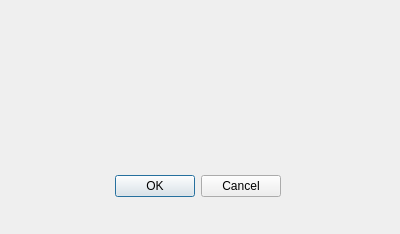
<?xml version="1.0" encoding="UTF-8"?>
<ui version="4.0">
 <class>ConfirmDialog</class>
 <widget class="QDialog" name="ConfirmDialog">
  <property name="geometry">
   <rect>
    <x>0</x>
    <y>0</y>
    <width>400</width>
    <height>234</height>
   </rect>
  </property>
  <property name="windowTitle">
   <string>Dialog</string>
  </property>
  <widget class="QDialogButtonBox" name="buttonBox">
   <property name="geometry">
    <rect>
     <x>100</x>
     <y>170</y>
     <width>181</width>
     <height>32</height>
    </rect>
   </property>
   <property name="orientation">
    <enum>Qt::Horizontal</enum>
   </property>
   <property name="standardButtons">
    <set>QDialogButtonBox::Cancel|QDialogButtonBox::Ok</set>
   </property>
  </widget>
  <widget class="QLabel" name="message">
   <property name="geometry">
    <rect>
     <x>70</x>
     <y>60</y>
     <width>251</width>
     <height>81</height>
    </rect>
   </property>
   <property name="font">
    <font>
     <family>Noto Sans CJK SC</family>
     <pointsize>20</pointsize>
    </font>
   </property>
   <property name="text">
    <string/>
   </property>
   <property name="alignment">
    <set>Qt::AlignCenter</set>
   </property>
  </widget>
 </widget>
 <resources/>
 <connections>
  <connection>
   <sender>buttonBox</sender>
   <signal>accepted()</signal>
   <receiver>ConfirmDialog</receiver>
   <slot>accept()</slot>
   <hints>
    <hint type="sourcelabel">
     <x>248</x>
     <y>254</y>
    </hint>
    <hint type="destinationlabel">
     <x>157</x>
     <y>274</y>
    </hint>
   </hints>
  </connection>
  <connection>
   <sender>buttonBox</sender>
   <signal>rejected()</signal>
   <receiver>ConfirmDialog</receiver>
   <slot>reject()</slot>
   <hints>
    <hint type="sourcelabel">
     <x>316</x>
     <y>260</y>
    </hint>
    <hint type="destinationlabel">
     <x>286</x>
     <y>274</y>
    </hint>
   </hints>
  </connection>
 </connections>
</ui>
